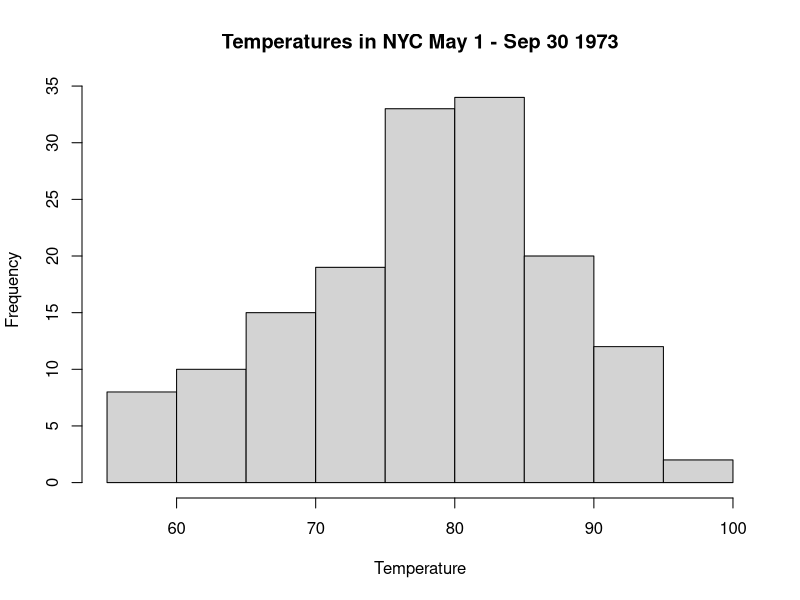
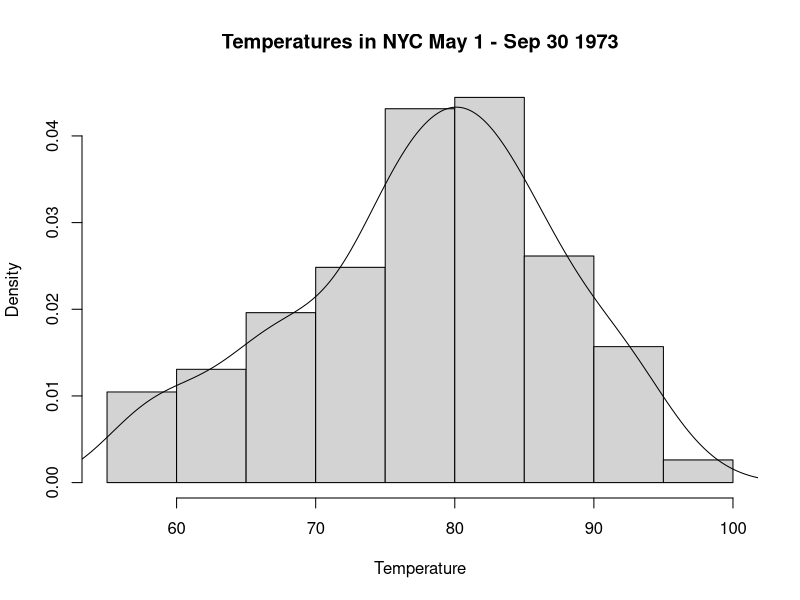
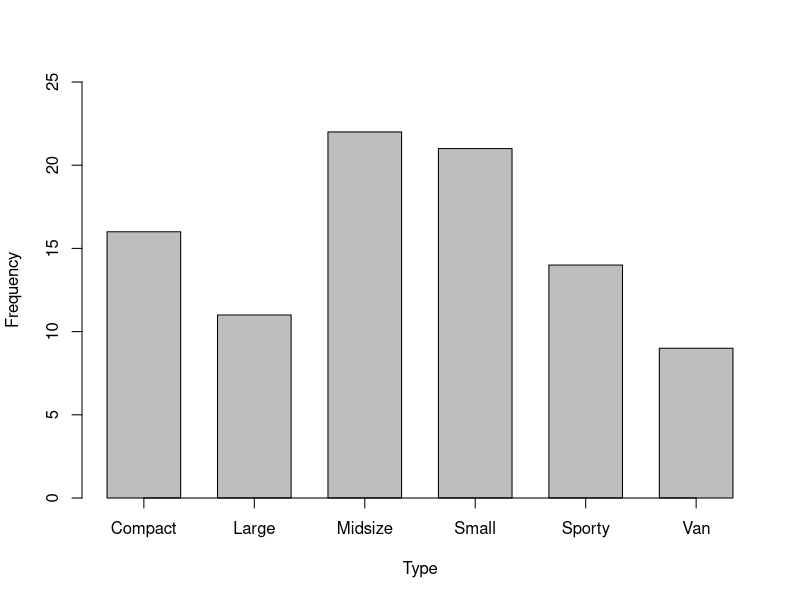
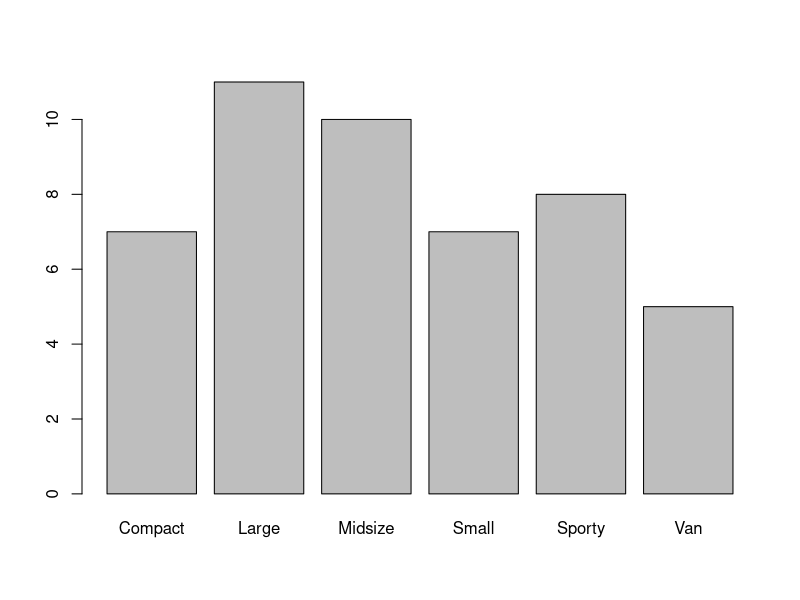
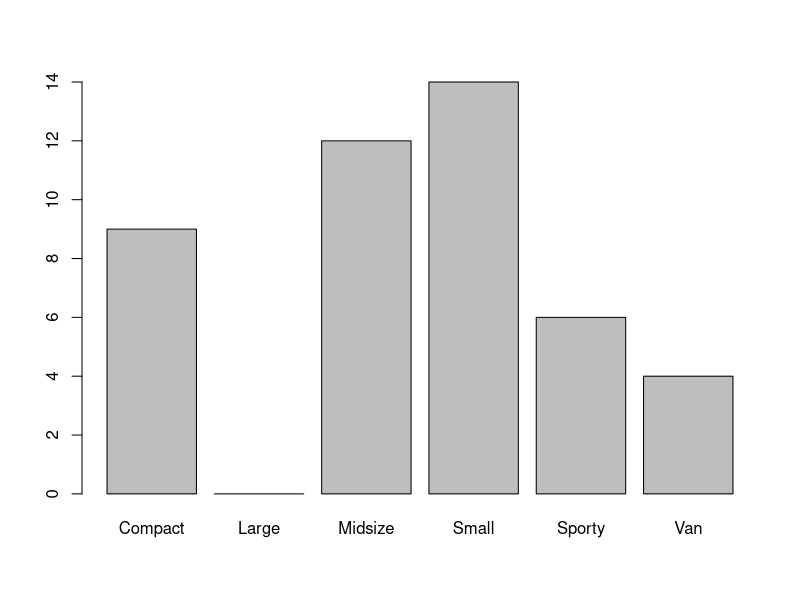
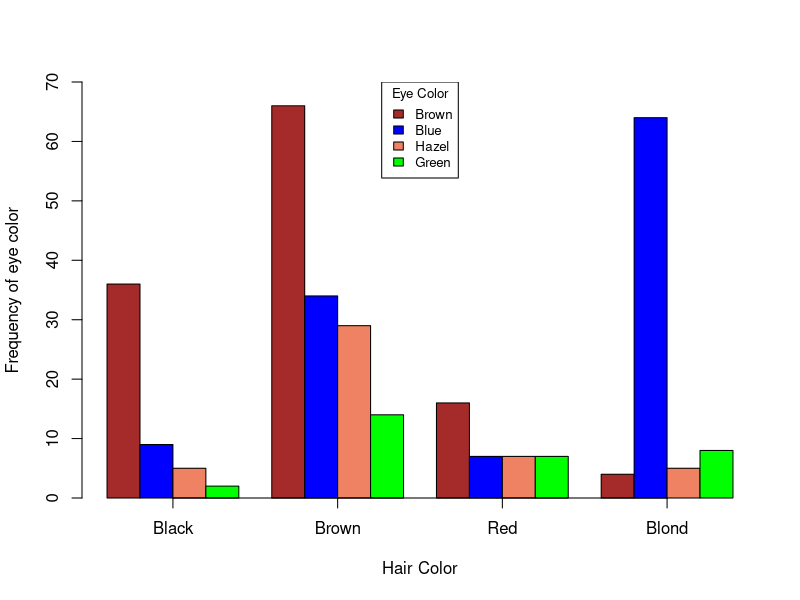
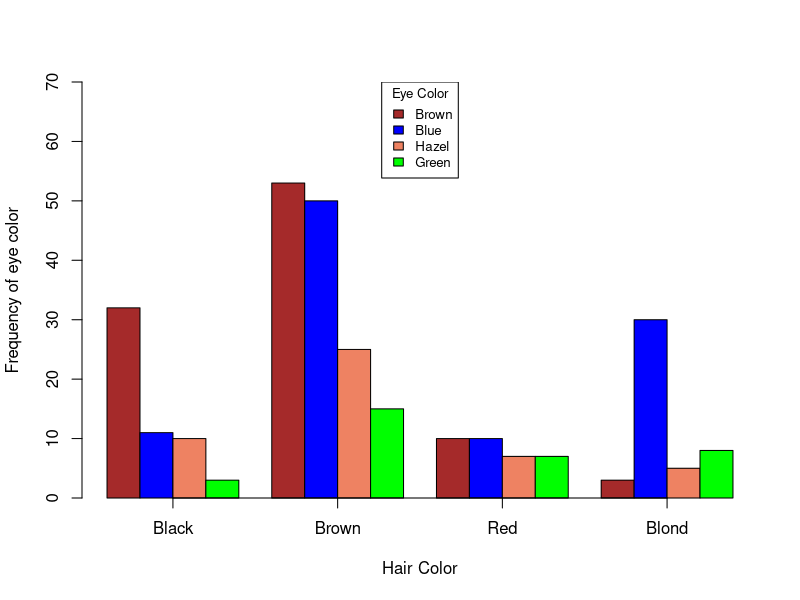
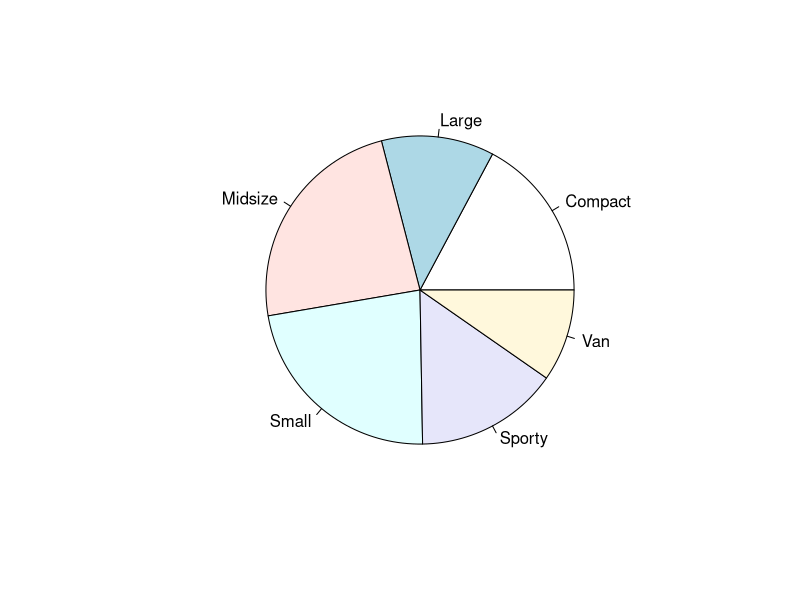

These figures' R source, in order:
## ---- chunk 1
library(datasets)
library(tidyverse) 
library(MASS)
library(scatterplot3d)
library(ggplot2)
library(GGally)
## ---- chunk 2
hist(airquality$Temp, xlab = "Temperature", main = "Temperatures in NYC May 1 - Sep 30 1973") #plot histogram with labels
## ---- chunk 3
#plot histogram with probability, column represents area
hist(airquality$Temp, xlab = "Temperature", main = "Temperatures in NYC May 1 - Sep 30 1973", probability = TRUE)
lines(density(airquality$Temp))  #add line for trend
## ---- chunk 4
table(Cars93$Type)
barplot(table(Cars93$Type), ylim = c(0,25), xlab = "Type", ylab = "Frequency", axis.lty = "solid", space = 0.5)
#ylim limit size of y axis
#axis.lty put solid line
#space put space between bars
## ---- chunk 5
ex1 = filter(Cars93, Origin == "USA")
barplot(table(ex1$Type))
ex2 = filter(Cars93, Origin != "USA")
barplot(table(ex2$Type))
## ---- chunk 6
females = HairEyeColor[,,2]
females
colornames = c("brown","blue", "salmon2", "green")
t(females)
barplot(t(females), beside = T, ylim=c(0,70), xlab="Hair Color", ylab="Frequency of eye color", col = colornames, axis.lty = "solid")
legend("top", rownames(t(females)), cex = 0.8, fill = colornames, title = "Eye Color")
## ---- chunk 7
colors()
## ---- chunk 8
males = HairEyeColor[,,1]
males
colornames = c("brown","blue", "salmon2", "green")
t(males)
barplot(t(males), beside = T, ylim=c(0,70), xlab="Hair Color", ylab="Frequency of eye color", col = colornames, axis.lty = "solid")
legend("top", rownames(t(males)), cex = 0.8, fill = colornames, title = "Eye Color")
## ---- chunk 9
pie(table(Cars93$Type))
## ---- chunk 10
plot(airquality$Wind~airquality$Temp, pch=16, xlab="Wind Velocity (MPH)", ylab="Temperature (Fahrenheit)", main="Temperature vs Wind Velocity")
## ---- chunk 11
oz.tp.wd <- subset(airquality, select = c(Ozone, Temp, Wind))
pairs(oz.tp.wd)
## ---- chunk 12
boxplot(Temp ~ Month, data=airquality, xaxt = "n")
axis(1, at=1:5, label=c("May", "June", "July", "August", "September"))
## ---- chunk 13
ggplot(airquality, aes(x=Temp)) + geom_histogram(binwidth = 5,color= "black", fill = "grey80") + theme_bw() + 
      labs(x="Temperature", y="Frequency", title = "Temperature in airquality data frame")   #histogram
## ---- chunk 14
ggplot(Cars93,aes(x=Type))+geom_bar()+labs(y="Frequency", title = "Car Type and Frequency in Cars93")  #bar graph
ggplot(Cars93,aes(x=Type,fill=Origin))+geom_bar(position = "dodge", color = "black")+scale_fill_grey(start=0,end=1) #grouped bar graph
## ---- chunk 15
female.df = data.frame(females)
ggplot(female.df,aes(x=Hair,y=Freq,fill=Eye))+geom_bar(position = "dodge", color = "black",stat="identity")+scale_fill_grey(start=0,end=1) #grouped bargraph
## ---- chunk 16
ggplot(airquality,aes(x=Wind,y=Temp)) + geom_point()  #scattertplot
## ---- chunk 17
airnona = drop_na(airquality)
median.ozone = median(airnona$Ozone)
ozonelvl = NULL
for(i in 1:nrow(airnona)){
  if(airnona$Ozone[i] <= median.ozone){
    ozonelvl[i] = "Low"}
  else{ozonelvl[i] = "High"}
}
nOzonelevel = cbind(airnona,ozonelvl)
ggplot(nOzonelevel,aes(x=Wind,y=Temp, color=ozonelvl)) + geom_point(size=3) + scale_color_grey(start=0, end=1) #plot scatter plot based on class
## ---- chunk 18
with(nOzonelevel,scatterplot3d(Wind~Temp+Ozone, pch = 19)) #3d scatter plot
## ---- chunk 19
airset = subset(airnona, select = c(Ozone, Wind, Temp, Solar.R)) #ggplot with correlation matrix
ggpairs(airset)
## ---- chunk 20
ggplot(airquality, aes(x=as.factor(Month),y=Temp)) + geom_boxplot() + geom_point() + labs(y="Temperature", x="Month") +
      scale_x_discrete(labels=c("May", "June", "July", "August", "September"))   #ggplot with boxplot
